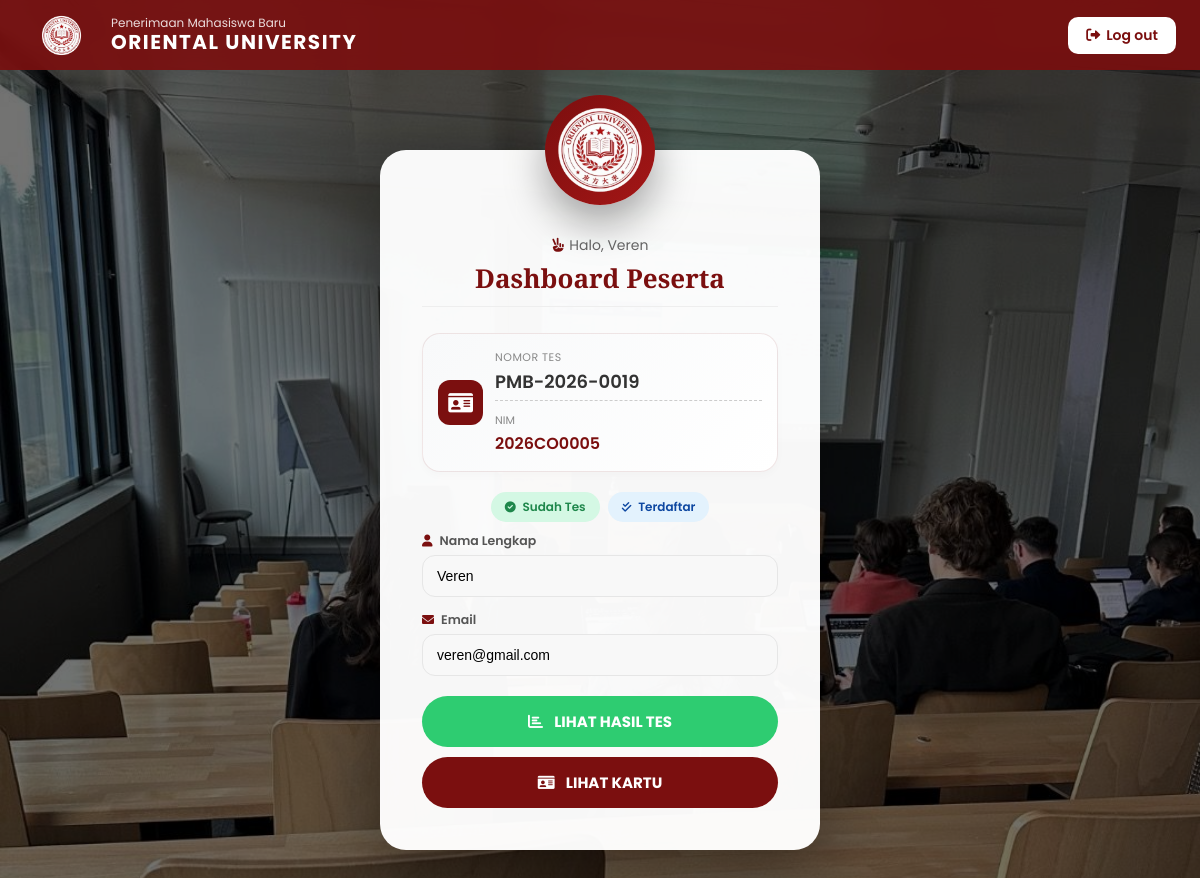
The app's page /dashboard.php (signed in) with its own data.
### tables this page shows
CREATE TABLE `users` (
  `id` int NOT NULL AUTO_INCREMENT,
  `nama` varchar(100) NOT NULL,
  `email` varchar(100) NOT NULL,
  `password` varchar(255) NOT NULL,
  `nomor_tes` varchar(50) NOT NULL,
  `status_tes` enum('belum','sudah') DEFAULT 'belum',
  `nilai_tes` int DEFAULT NULL,
  `status_kelulusan` enum('lulus','tidak lulus') DEFAULT NULL,
  `created_at` timestamp NULL DEFAULT CURRENT_TIMESTAMP,
  `nim` varchar(20) DEFAULT NULL,
  PRIMARY KEY (`id`),
  UNIQUE KEY `email` (`email`),
  UNIQUE KEY `nomor_tes` (`nomor_tes`)
);

### dashboard.php (the view, shortened to what this page needs)
<?php
include "config/db.php";
$nomor_tes = $_SESSION['nomor_tes'];
$query = mysqli_query($conn, "SELECT * FROM users WHERE nomor_tes='$nomor_tes'");
$user  = mysqli_fetch_assoc($query);
$user_id = $user['id'];
$cek_daftar_ulang = mysqli_query($conn, "SELECT * FROM daftar_ulang WHERE user_id='$user_id'");
$sudah_daftar_ulang = mysqli_num_rows($cek_daftar_ulang) > 0;
?>
<!DOCTYPE html>
<html lang="id">
<head>
<link rel="stylesheet" href="https://cdnjs.cloudflare.com/ajax/libs/font-awesome/6.0.0/css/all.min.css">
</head>
<body>
<header class="header">
  <div class="header-left">
    <img src="assets/logo_ou.png" alt="Logo OU">
    <div class="logo-text">
      <span class="small-text">Penerimaan Mahasiswa Baru</span>
      <span class="big-text">ORIENTAL UNIVERSITY</span>
    </div>
  </div>
  <a href="logout.php" class="logout-btn"><i class="fas fa-sign-out-alt"></i> Log out</a>
</header>
<div class="overlay">
  <div class="card">
    <div class="card-logo">
      <img src="assets/logo_ou.png">
    </div>
    <div class="greeting">
      <i class="fas fa-hand-peace"></i> Halo, <?= htmlspecialchars($user['nama']); ?>
    </div>
    <h2>Dashboard Peserta</h2>
    <div class="info-ringkasan">
      <div class="info-icon">
        <i class="fas fa-id-card"></i>
      </div>
      <div class="info-text">
        <div class="label">Nomor Tes</div>
        <div class="value"><?= htmlspecialchars($user['nomor_tes']); ?></div>
        <?php if ($sudah_daftar_ulang && !empty($user['nim'])): ?>
          <div style="margin-top: 5px; padding-top: 5px; border-top: 1px dashed #ccc;">
            <span style="font-size: 11px; color: #888;">NIM</span>
            <div style="font-size: 16px; font-weight: 600; color: #7b0f0f;"><?= htmlspecialchars($user['nim']); ?></div>
          </div>
        <?php endif; ?>
      </div>
    </div>
    <div class="badge-container">
      <?php if ($user['status_tes']=='belum') { ?>
        <span class="badge badge-belum"><i class="fas fa-clock"></i> Belum Tes</span>
      <?php } else { ?>
        <span class="badge badge-sudah"><i class="fas fa-check-circle"></i> Sudah Tes</span>
      <?php } ?>
      <?php if ($sudah_daftar_ulang) { ?>
        <span class="badge badge-daftar"><i class="fas fa-check-double"></i> Terdaftar</span>
      <?php } ?>
    </div>
    <div class="form-group">
      <label><i class="fas fa-user"></i> Nama Lengkap</label>
      <input type="text" value="<?= htmlspecialchars($user['nama']); ?>" readonly>
    </div>
    <div class="form-group">
      <label><i class="fas fa-envelope"></i> Email</label>
      <input type="text" value="<?= htmlspecialchars($user['email']); ?>" readonly>
    </div>
    <?php if ($user['status_tes'] == 'belum') { ?>
      <a href="tes-online.php" class="btn btn-test">
        <i class="fas fa-pencil-alt"></i> MULAI TES
      </a>
    <?php } else { ?>
      <a href="hasil-tes.php" class="btn btn-hasil">
        <i class="fas fa-chart-bar"></i> LIHAT HASIL TES
      </a>
      <?php if (strtolower((string)$user['status_kelulusan']) == 'lulus' && !$sudah_daftar_ulang) { ?>
        <a href="daftar-ulang.php" class="btn btn-daftar">
          <i class="fas fa-file-signature"></i> DAFTAR ULANG
        </a>
      <?php } elseif ($sudah_daftar_ulang) { ?>
        <a href="daftar-ulang.php" class="btn btn-daftar">
          <i class="fas fa-id-card"></i> LIHAT KARTU
        </a>
      <?php } ?>
    <?php } ?>
  </div>
</div>
</body>
</html>

### dashboard.php (style rules this page uses)
* { box-sizing:border-box; margin:0; padding:0; }
html,body { height:100%; font-family:'Poppins', sans-serif; }
body { background:url('assets/bg_class.jpg') center/cover no-repeat fixed; }
.header { position:fixed; top:0; left:0; right:0; height:70px; display:flex; justify-content:space-between; align-items:center; padding:12px 24px; z-index:1000; background:rgba(123,15,15,.9); backdrop-filter: blur(8px); }
.header-left { display:flex; align-items:center; gap:12px; }
.header img { width:75px; height:auto; }
.logo-text { display:flex; flex-direction:column; line-height:1.2; color:#fff; }
.small-text { font-size:12px; font-weight:400; opacity:.85; }
.big-text { font-size:20px; font-weight:700; letter-spacing:1.5px; }
.logout-btn { background:#fff; color:#7b0f0f; padding:8px 18px; border-radius:10px; font-size:14px; font-weight:600; text-decoration:none; transition:all .25s ease; white-space:nowrap; display: flex; align-items: center; gap: 6px; }
.overlay { position:fixed; inset:0; background:rgba(0,0,0,.55); padding-top:150px; padding-bottom:40px; display:flex; justify-content:center; align-items:flex-start; overflow-y:auto; }
.card { position:relative; background:rgba(255,255,255,.97); padding:85px 42px 42px; border-radius:26px; width:100%; max-width:440px; text-align:center; box-shadow:0 30px 70px rgba(0,0,0,.35); animation:fadeUp .5s ease; }
.card-logo { width:110px; height:110px; background:linear-gradient(135deg,#7b0f0f,#a41616); border-radius:50%; display:flex; align-items:center; justify-content:center; position:absolute; top:-55px; left:50%; transform:translateX(-50%); box-shadow:0 18px 40px rgba(0,0,0,.35); }
.card-logo img { width:160px; }
.greeting { font-size:14px; color:#666; margin-bottom:4px; }
.greeting i { color: #7b0f0f; }
.card h2 { font-family:'Playfair Display', serif; color:#7b0f0f; margin:0 0 26px; font-size:26px; border-bottom: 1px solid #eee; padding-bottom: 10px; }
.info-ringkasan { background: linear-gradient(135deg, #f8f9fa, #ffffff); border-radius: 18px; padding: 15px; margin-bottom: 20px; display: flex; align-items: center; gap: 12px; border: 1px solid rgba(123,15,15,0.1); box-shadow: 0 4px 8px rgba(0,0,0,0.02); }
.info-icon { width: 45px; height: 45px; background: #7b0f0f; border-radius: 12px; display: flex; align-items: center; justify-content: center; color: white; font-size: 22px; }
.info-text { flex: 1; text-align: left; }
.info-text .label { font-size: 11px; color: #888; text-transform: uppercase; letter-spacing: 0.5px; }
.info-text .value { font-size: 18px; font-weight: 600; color: #333; margin-top: 2px; }
.form-group { text-align:left; margin-bottom:14px; }
.form-group label { font-size:12.5px; font-weight:600; color:#555; display:block; margin-bottom:5px; }
.form-group label i { margin-right: 4px; color: #7b0f0f; font-size: 12px; }
.form-group input { width:100%; padding:12px 14px; border-radius:13px; border:1px solid #e6e6e6; background:#f8f8f8; font-size:14px; transition: all 0.2s; }
.badge-container { display: flex; gap: 8px; justify-content: center; margin: 15px 0 10px; flex-wrap: wrap; }
.badge { display:inline-block; padding:6px 14px; border-radius:20px; font-size:12px; font-weight:600; }
.badge-sudah { background:#d4f8e4; color:#1e874b; }
.badge-daftar { background: #e3f2fd; color: #0d47a1; }
.badge i { margin-right: 4px; font-size: 11px; }
.btn { margin-top:20px; width:100%; padding:14px; border-radius:30px; font-weight:700; text-align:center; text-decoration:none; display:block; transition:.25s; border: none; cursor: pointer; font-size: 15px; }
.btn i { margin-right: 8px; }
.btn-hasil { background:#2ecc71; color:white; }
.btn-daftar { background: #7b0f0f; color: white; margin-top: 10px; }

### records on screen
users: nama "Veren", nomor_tes "PMB-2026-0019", nim "2026CO0005", email "veren@gmail.com"
